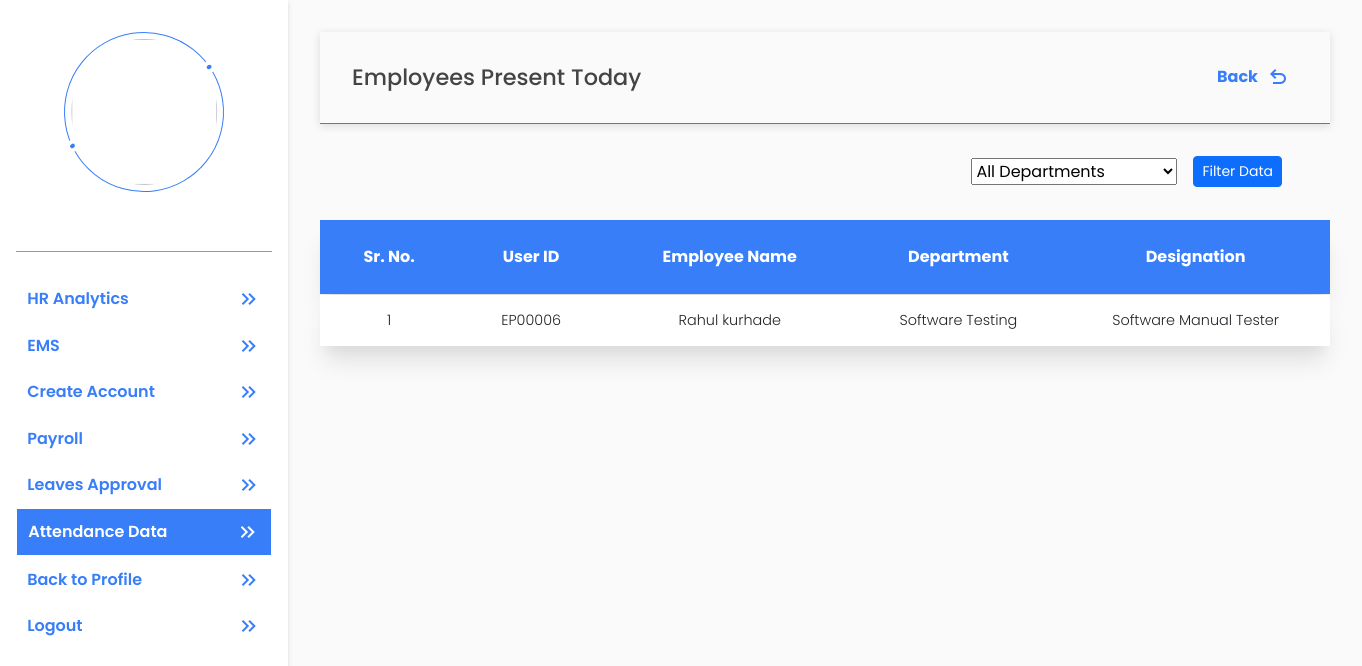
The app's page /payroll/today-attendance-list/ with its own data.
### payroll/models.py (models this page shows, shortened)
class DailyAttendance(models.Model):
    emp_user = models.ForeignKey(User,
    on_delete=models.CASCADE, related_name='daily_attendance_user')
    date = models.DateField(auto_now=True)
    month = models.ForeignKey(Month,on_delete=models.CASCADE, related_name='daily_attendance_month')
    approved_by = models.ForeignKey(User,on_delete=models.CASCADE, related_name='daily_attend_approved_by',null=True)
    login_time = models.TimeField(auto_now_add=True)
    logout_time = models.TimeField(null=True)
    working_hours = models.DecimalField(default=0.0, max_digits=5, decimal_places=2)
    is_half_day = models.BooleanField(default=False)
    is_first_half = models.BooleanField(default=False)
    is_second_half = models.BooleanField(default=False)
    is_requested = models.BooleanField(default=False)
    is_present = models.BooleanField(default=False)
    created_at = models.DateTimeField(auto_now_add=True)
    updated_at = models.DateTimeField(auto_now=True)

### account/models.py (models this page shows, shortened)
class UserBasicDetails(models.Model):
    emp_user = models.OneToOneField(User, on_delete=models.CASCADE, related_name='user_basics')
    designation = models.ForeignKey(Designation, on_delete=models.CASCADE, to_field='designation_name',related_name='user_designation_details', null=True)
    department = models.ForeignKey(Department, on_delete=models.CASCADE, to_field='department_name',related_name='user_department_details', null=True)
    shift_details = models.ForeignKey(UserShiftDetails, on_delete=models.CASCADE, to_field='shift_name',related_name='user_shift_details', null=True)
    date_of_joining = models.DateField(auto_now=True, null=True)
    salary = models.DecimalField(max_digits=10, decimal_places=2, null=True)
    uan_number = models.BigIntegerField(null=True)
    pf_number = models.CharField(max_length=10, null=True)
    experience_status = models.CharField (choices=(("Fresher", "Fresher"), ("Experienced", "Experienced")), max_length=50, null=True)
    is_salaried = models.BooleanField(default=True)   #if salaried is True deduction part for employee will be calculated eg. PF.
    is_active = models.BooleanField(default=True)
    is_approved = models.BooleanField(default=False)
    is_verify = models.BooleanField(default=False)
    is_requested = models.BooleanField(default=False)
    created_by = models.ForeignKey(User, on_delete=models.CASCADE, related_name='employee_created_by', null=True)
    approved_by = models.ForeignKey(User, on_delete=models.CASCADE, related_name='employee_approved_by', null=True)
    is_completed_basic_details = models.BooleanField(default=False)
    created_at = models.DateTimeField(auto_now_add=True)
    updated_at = models.DateTimeField(auto_now=True)

class Department(models.Model):
    department_name = models.CharField(max_length=100, unique=True)
    created_at = models.DateTimeField(auto_now_add=True)
    updated_at = models.DateTimeField(auto_now=True)

class Designation(models.Model):
    designation_name = models.CharField(max_length=100, unique=True)
    created_at = models.DateTimeField(auto_now_add=True)
    updated_at = models.DateTimeField(auto_now=True)

### payroll/payroll_views/emp_management/approve_attendance.py (the view)
# urls.py: path("today-attendance-list/", TodayAttendanceList.as_view(), name="today_attendance_list"),
class TodayAttendanceList(View):
    def get(self, request, *args, **kwargs):
        department_name = request.GET.get('department_name')
        present_users = DailyAttendance.objects.all()
        present_users = present_users.filter(date = datetime.now().date())
        if department_name:
            present_users = present_users.filter(emp_user__user_basics__department__department_name__icontains=department_name)
        context = {
            "present_users" : present_users,
            "departments" : Department.objects.all(),
        }
        return render(request, 'payroll/emp_management/today_attendance_list.html', context)

### templates/payroll/emp_management/today_attendance_list.html (shortened to what this page needs)
{% extends 'hr_profile_basic.html' %}
{% load static %}
{% block tag %}
<link href="{%static 'css/self-details.css'%}" rel="stylesheet">
<link href="{%static 'css/forms.css'%}" rel="stylesheet">
{% endblock %}
{% block profile %}
<section class="user-info">
    <div class="basic_info">
        <div class="head-card">
            <h4>Employees Present Today</h4>
            <a href="{% url 'attendance_dashboard' %}">
                Back
                <span class="material-symbols-outlined mx-2">
                </span>
            </a>
        </div>
        <div class="emplist_head">
            <form class="emp_details" action="{% url 'today_attendance_list' %}" method="GET" enctype="multipart/form-data"> {% csrf_token %}
            <select class="options" id="department_name" name="department_name" >
                <option selected disabled>All Departments</option>
              </select>
              <button type="submit" class="btn btn-primary btn-sm mx-3">Filter Data</button>
            </form>
            </div>
        <table class="table">
            <thead >
                <tr>
                    <th scope="col">Sr. No.</th>
                    <th scope="col">User ID</th>
                    <th scope="col">Employee Name</th>
                    <th scope="col">Department</th>
                    <th scope="col">Designation</th>
                </tr>
            </thead>
            <tbody>
                {% for emp in present_users %}
                {% if emp.is_present == True %}
                    <tr>
                        <td>{{forloop.counter}}</td>
                        <td>{{emp.emp_user.username}}</td>
                        <td>{{emp.emp_user.get_full_name}}</td>
                        <td>{{emp.emp_user.user_basics.department.department_name}}</td>
                        <td>{{emp.emp_user.user_basics.designation.designation_name}}</td>
                    </tr>
                {% endif %}
                {% endfor %}
            </tbody>
        </table>
    </div>
</section>
{% endblock %}

### static/css/style.css (style rules this page uses)
*, *::after, *::before { box-sizing: border-box; padding: 0; margin: 0; }
html { scroll-behavior: smooth; }
body { font-family: "Poppins", sans-serif; scroll-behavior: smooth; color: #555555; background: hsl(0, 0%, 98%);; }
h1, h2, h3, h4, h5, h6 { color: #000000; }
a { color: #000000; transition: all .5s ease; text-decoration: none; }
.table { min-width: 1000px !important; width: 100%; border-collapse: separate; border-spacing: 0 1px; }
.table thead th { border: none; padding: 25px; font-size: 1rem; color: #fff; text-align: center; }
.table tbody tr { margin-bottom: 10px; box-shadow: rgba(0, 0, 0, 0.1) 0px 20px 25px -5px, rgba(0, 0, 0, 0.04) 0px 10px 10px -5px; }
.table thead tr { margin-bottom: 10px; box-shadow: rgba(0, 0, 0, 0.1) 0px 20px 25px -5px, rgba(0, 0, 0, 0.04) 0px 10px 10px -5px; background-color: #387EF9; }
.table tbody th, .table tbody td { border: none; padding: 15px; font-size: 1rem; background: #fff; text-align: center; }
.head-card { padding: 2rem; display: flex; align-items: center; justify-content: space-between; border-bottom: 1px solid #387EF9; box-shadow: rgba(99, 99, 99, 0.2) 0px 2px 8px 0px; }
.head-card h4 { margin: 0; color: #444; font-weight: 500; font-size: 1.4rem; }
.head-card a { color: #387EF9; font-weight: 700; font-size: 1rem; display: flex; align-items: center; justify-content: center; }

### templates/hr_profile_basic.html (style rules this page uses)
* { margin: 0; padding: 0; box-sizing: border-box; }

### templates/payroll/emp_management/today_attendance_list.html (style rules this page uses)
.user-info { padding: 2rem; overflow: auto; }
.basic_info { width: 100%; }
.table thead tr { color: #387EF9; font-weight: 100; font-size:20; border: none; }
.table tbody td { border: none; padding: 15px; font-size: 0.9rem; background: #fff; text-align: center; font-weight: 350; }
.table thead tr th { border: none; }
.emplist_head { display : flex; }
.emp_details { padding: 2rem; display: flex; justify-content:flex-end; align-items: center; flex-wrap: wrap; width: 100%; overflow: auto; }

### records on screen
DailyAttendance: emp_user.username "EP00006", emp_user.get_full_name "Rahul kurhade", emp_user.user_basics.department.department_name "Software Testing", emp_user.user_basics.designation.designation_name "Software Manual Tester"
